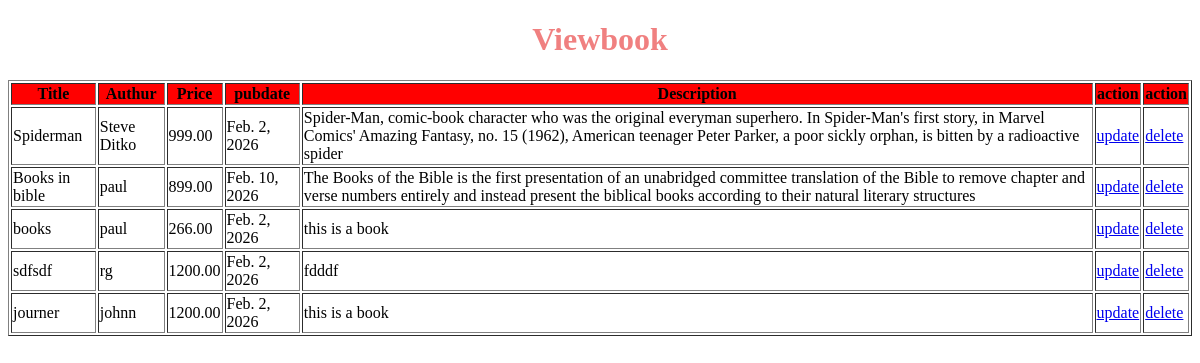
Page /viewbook/ on the earlier database version.
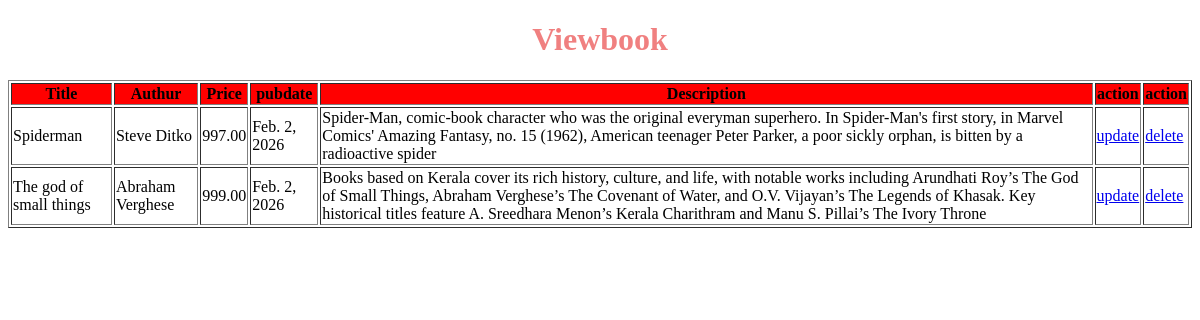
Same page on the later database version.
### app1/models.py (models this page shows, shortened)
class book(models.Model):
    title=models.CharField(max_length=200)
    author=models.CharField(max_length=100)
    price=models.DecimalField(max_digits=6,decimal_places=2)
    pub_date=models.DateField()
    description=models.TextField()

### app1/views.py (the view)
# urls.py: path("viewbook/",views.viewbook,name='viewbook'),
def viewbook(request):
    a=book.objects.all()
    return render(request,'viewbook.html',{"ab":a})

### app1/templates/viewbook.html (shortened to what this page needs)
<!DOCTYPE html>
<html lang="en">
<head>
</head>
<body>
    <table border="1">
   <h1 style="text-align: center;color: lightcoral;">Viewbook</h1>
   <tr style="background-color: red;">
    <th>Title</th>
    <th>Authur</th>
    <th>Price</th>
    <th>pubdate</th>
    <th>Description</th>
    <th>action</th>
    <th>action</th>
   </tr>
       {% for i in ab%}
   <tr>
    <td>{{i.title}}</td>
    <td>{{i.author}}</td>
    <td>{{i.price}}</td>
    <td>{{i.pub_date}}</td>
    <td>{{i.description}}</td>
    <td><a href="{%url 'updatebook' i.id%}">update</a></td>
    <td><a href="{%url 'deletebook' i.id%}">delete</a></td>
   </tr>
   {% endfor %}
   </table>
</body>
</html>

Differences in the rows shown:
removed book: title "Books in bible", author "paul", price "899.00", pub_date "Feb. 10, 2026", description "The Books of the Bible is the first presentation of an unabridged committee translation of the Bible to remove chapter and verse numbers entirely and instead present the biblical books according to their natural literary structures"
removed book: title "books", author "paul", price "266.00", pub_date "Feb. 2, 2026", description "this is a book"
removed book: title "journer", author "johnn", price "1200.00", pub_date "Feb. 2, 2026", description "this is a book"
changed book "Spiderman": price "999.00" → "997.00"
changed book: title "sdfsdf" → "The god of small things"; author "rg" → "Abraham Verghese"; price "1200.00" → "999.00"; description "fdddf" → "Books based on Kerala cover its rich history, culture, and life, with notable works including Arundhati Roy’s The God of Small Things, Abraham Verghese’s The Covenant of Water, and O.V. Vijayan’s The Legends of Khasak. Key historical titles feature A. Sreedhara Menon’s Kerala Charithram and Manu S. Pillai’s The Ivory Throne"
